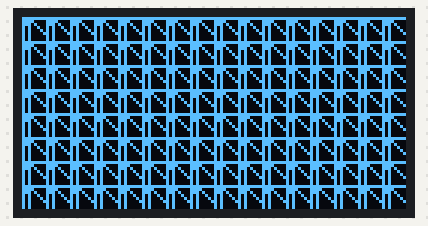
Recording of a sketch running on a simulated Arduino Uno, built with avr-gcc and run on an emulated ATmega328P. Shown: 128×64 one-colour display. Wiring (inferred from the names in the program): SSD1306 OLED at I2C address 0x3C. What the sketch prints to the serial monitor is not drawn.

Above: at 0.3 s.

The sketch:

ssd1306_test.ino
```cpp
#include "Wire.h"

const uint8_t ADDRES_OLED =  0x3C;
const uint32_t Frequensy_OLED = 400000; //Max=400kHz

//全画面空データ：52ms
//とりあえずこのプログラムでの全画面任意文字：73ms
//(128/8)*(64/8)なので16*8文字=128文字
//128文字/73ms=1.75文字/1ms
//最大表示更新数は，残りセンサ類とSerialIOとの兼ね合いを考えてからの方がよいかも．
//(I2C自体が上限400kbps=50kBps=50000Bps=50B/1ms，10msループなら3ms弱で5文字更新程度までは許容範囲か？)
//->1ループで1項目更新程度？ +x.xx <-これで5文字,3ms

//本体でのディスプレイ描画には以下を実装したい
//クリーン
//起動演出
//setup ログ(printline->モニタ全域8pxシフトループ)
//loop  ログ(事前に必要txtは出しておいて，必要部分だけ更新)
//0123456789abcdef
//qw+0.00 qx+0.00
//qy+0.00 qz+0.00
//hu100.0 te+00.0
//press1000.00
//l-wheel 00000
//r-wheel 00000
//analogin0 00000
//analogin1 00000

uint8_t DotB1[8]={
  0b11111111,
  0b00000111,
  0b11111111,
  0b00000011,
  0b00000101,
  0b00001001,
  0b00010001,
  0b00100001
};

void setup() {
  Wire.begin();
  Serial.begin(115200);

  SSD1306_Init(); //OLED ssd1306 初期化
  delay(10);

  unsigned long millis_buf = millis();
  Clear_Display_All();
  // Serial.print("All: ");
  Serial.print((millis()-millis_buf));
  Serial.print("ms");
  Serial.println();

  millis_buf = millis();
  Display_Pic();
  Serial.print((millis()-millis_buf));
  Serial.print("ms");
  Serial.println();
}

void loop() {

}

void SSD1306_Init(){
  Wire.setClock(Frequensy_OLED);
  delay(100);

  Wire.beginTransmission(ADDRES_OLED);//※このバイトも含め、以後、合計32byteまで送信できる
    Wire.write(0b10000000); //control byte, Co bit = 1, D/C# = 0 (command)
      Wire.write(0xAE); //display off
    Wire.write(0b00000000); //control byte, Co bit = 0, D/C# = 0 (command)
      Wire.write(0xA8); //Set Multiplex Ratio  0xA8, 0x3F
        Wire.write(0b00111111); //64MUX
    Wire.write(0b00000000); //control byte, Co bit = 0, D/C# = 0 (command)
      Wire.write(0xD3); //Set Display Offset 0xD3, 0x00
        Wire.write(0x00);
    Wire.write(0b10000000); //control byte, Co bit = 1, D/C# = 0 (command)
      Wire.write(0x40); //Set Display Start Line 0x40
    Wire.write(0b10000000); //control byte, Co bit = 1, D/C# = 0 (command)
      Wire.write(0xA0); //Set Segment re-map 0xA0/0xA1
    Wire.write(0b10000000); //control byte, Co bit = 1, D/C# = 0 (command)
      Wire.write(0xC0); //Set COM Output Scan Direction 0xC0,/0xC8
    Wire.write(0b00000000); //control byte, Co bit = 0, D/C# = 0 (command)
      Wire.write(0xDA); //Set COM Pins hardware configuration 0xDA, 0x02
        Wire.write(0b00010010);
    Wire.write(0b00000000); //control byte, Co bit = 0, D/C# = 0 (command)
      Wire.write(0x81); //Set Contrast Control 0x81, default=0x7F
        Wire.write(255); //0-255
    Wire.write(0b10000000); //control byte, Co bit = 1, D/C# = 0 (command)
      Wire.write(0xA4); //Disable Entire Display On
    Wire.write(0b00000000); //control byte, Co bit = 0, D/C# = 0 (command)
      Wire.write(0xA6); //Set Normal Display 0xA6, Inverse display 0xA7
    Wire.write(0b00000000); //control byte, Co bit = 0, D/C# = 0 (command)
      Wire.write(0xD5); //Set Display Clock Divide Ratio/Oscillator Frequency 0xD5, 0x80
        Wire.write(0b10000000);
    Wire.write(0b00000000); //control byte, Co bit = 0, D/C# = 0 (command)
      Wire.write(0x20); //Set Memory Addressing Mode
        Wire.write(0x10); //Page addressing mode
  Wire.endTransmission();

  Wire.beginTransmission(ADDRES_OLED);
    Wire.write(0b00000000); //control byte, Co bit = 0, D/C# = 0 (command)
      Wire.write(0x22); //Set Page Address
        Wire.write(0); //Start page set
        Wire.write(7); //End page set
    Wire.write(0b00000000); //control byte, Co bit = 0, D/C# = 0 (command)
      Wire.write(0x21); //set Column Address
        Wire.write(0); //Column Start Address
        Wire.write(127); //Column Stop Address
    Wire.write(0b00000000); //control byte, Co bit = 0, D/C# = 0 (command)
      Wire.write(0x8D); //Set Enable charge pump regulator 0x8D, 0x14
        Wire.write(0x14);
    Wire.write(0b10000000); //control byte, Co bit = 1, D/C# = 0 (command)
      Wire.write(0xAF); //Display On 0xAF
  Wire.endTransmission();
}
//*******************************************
void Display_Pic(){
  int i,j,m,n;
  uint8_t b = 0, dummy = 0;

  int pages=0;

  for(i=0; i<8; i++){
    unsigned long line_buf = millis();
    Wire.beginTransmission(ADDRES_OLED);
      Wire.write(0b10000000); //control byte, Co bit = 1 (1byte only), D/C# = 0 (command) Max=31byte
        Wire.write(0xB0 | i); //set page start address←垂直開始位置はここで決める(B0～B7)
      Wire.write(0b00000000);
        Wire.write(0x21); //set Column Address
          Wire.write(0); //Column Start Address←水平開始位置はここで決める(0～127)
          Wire.write(127); //Column Stop Address　画面をフルに使う
    Wire.endTransmission();

    for(j=0; j<16; j++){//column = 8byte x 16 ←8バイト毎に水平に連続で16個表示
      unsigned long millis_buf = millis();
      Wire.beginTransmission(ADDRES_OLED);
        Wire.write(0b01000000); //control byte, Co bit = 0 (continue), D/C# = 1 (data) Max=31byte

        for(n=0;n<8;n++){
          Wire.write(DotB1[n]);
        }
        // for(m=7; m>=0; m--){
        //   for(n=0; n<8; n++){ //描画1バイトを縦列に変換
        //     dummy = ( DotB1[n] >> m ) & 0x01;
        //     if(dummy > 0){
        //       b = b | (dummy << n);
        //     }
        //   }
        //   Wire.write(b); //SSD1306のGDRAM にデータ書き込み
        //   b = 0;
        // }

      Wire.endTransmission(); //これが送信されて初めてディスプレイに表示される
      // Serial.print("char: ");
      // Serial.print((millis()-millis_buf));
      // Serial.print("ms");
      // Serial.println();
    }
    Serial.print("line: ");
    Serial.print((millis()-line_buf));
    Serial.print("ms");
    Serial.println();
  }
}
//**************************************************
void Clear_Display_All(){
  uint8_t i, j, k;

  for(i = 0; i < 8; i++){//Page(0-7)
    Wire.beginTransmission(ADDRES_OLED);
      Wire.write(0b10000000); //control byte, Co bit = 1 (1byte only), D/C# = 0 (command)
        Wire.write(0xB0 | i); //set page start address(B0～B7)
      Wire.write(0b00000000);
        Wire.write(0x21); //set Column Address
          Wire.write(0); //Column Start Address(0-127)
          Wire.write(127); //Column Stop Address(0-127)
    Wire.endTransmission();

    for(j = 0; j < 16; j++){//column = 8byte x 16
      Wire.beginTransmission(ADDRES_OLED);
      Wire.write(0b01000000); //control byte, Co bit = 0 (continue), D/C# = 1 (data)
      for(k = 0; k < 8; k++){ //continue to 31byte
        Wire.write(0x00);
      }
      Wire.endTransmission();
    }
  }
}
//**************************************************
```
